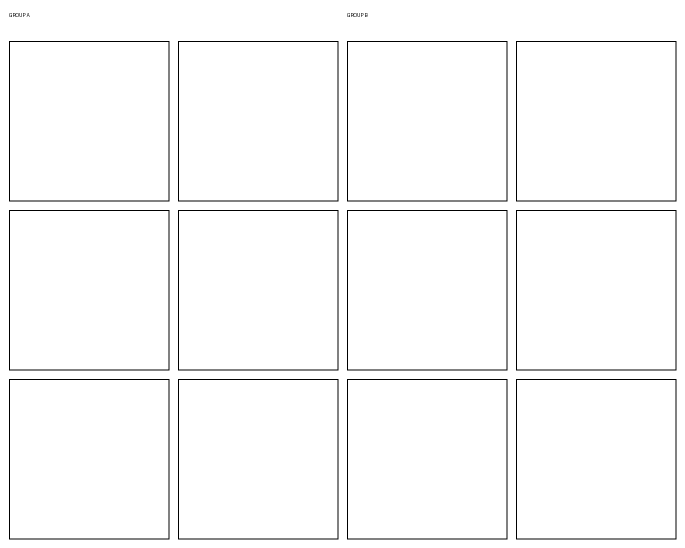
#> input picture data/bongard_template.png, 1370 x 1096 px (shown at 1/2 size)
$ python -i live.py   (imports and definitions only)
#> lines starting #> are read from the running program, lines starting #| are printed output that depends on the picture; after the words box and inside, x2 and y2 are one past the last pixel; in counts of white or black regions, pixels touching at a corner belong together
### src/vision/page_rectification.py
import cv2
import numpy as np
from PIL import Image, ImageOps


# [20 lines left out: functions load_image, _order, not called in this run]


def rectify_page(image, corners=None):
    """Rectify a visible page boundary; explicit corners override detection.

    Returns (RGB image, applied). Arbitrary page/marker detection is not promised.
    """
    if corners is None:
        gray = cv2.cvtColor(image, cv2.COLOR_RGB2GRAY)
        edge = cv2.Canny(cv2.GaussianBlur(gray, (5, 5), 0), 50, 150)
        contours, _ = cv2.findContours(edge, cv2.RETR_EXTERNAL, cv2.CHAIN_APPROX_SIMPLE)
        area = image.shape[0]*image.shape[1]
        for contour in sorted(contours, key=cv2.contourArea, reverse=True):
            approx = cv2.approxPolyDP(contour, .025*cv2.arcLength(contour, True), True)
            if len(approx) == 4 and cv2.isContourConvex(approx) and cv2.contourArea(approx) > .55*area:
                corners = approx.reshape(4, 2)
                break
    if corners is None: return image, False
    points = _order(corners)
    if not cv2.isContourConvex(points.reshape(4, 1, 2)) or cv2.contourArea(points) < 100:
        raise ValueError("Page corners must define a nondegenerate convex quadrilateral")
    h, w = image.shape[:2]
    if np.any(points < 0) or np.any(points[:, 0] >= w) or np.any(points[:, 1] >= h):
        raise ValueError("Page corners lie outside the image")
    tl, tr, br, bl = points
    width = int(max(np.linalg.norm(tr-tl), np.linalg.norm(br-bl)))
    height = int(max(np.linalg.norm(bl-tl), np.linalg.norm(br-tr)))
    target = np.float32([[0, 0], [width-1, 0], [width-1, height-1], [0, height-1]])
    transform = cv2.getPerspectiveTransform(points, target)
    return cv2.warpPerspective(image, transform, (width, height), borderValue=(255, 255, 255)), True

### src/vision/panel_detection.py
from dataclasses import dataclass
import cv2
import numpy as np


@dataclass
class Panel:
    image: np.ndarray
    label: bool
    box: tuple[int, int, int, int]
    corners: tuple = ()
    inferred: bool = False


def detect_panels(image, divider=None, expected_per_group=6):
    if image.ndim != 3 or image.shape[2] != 3 or image.dtype != np.uint8 or min(image.shape[:2]) < 24:
        raise ValueError("Use an RGB page at least 24 pixels on each side")
    h, w = image.shape[:2]
    divider = w/2 if divider is None else divider
    if not 0 < divider < w: raise ValueError("Divider must lie inside the page")
    gray = cv2.cvtColor(image, cv2.COLOR_RGB2GRAY)
    mask = cv2.adaptiveThreshold(gray, 255, cv2.ADAPTIVE_THRESH_GAUSSIAN_C, cv2.THRESH_BINARY_INV, 31, 9)
    contours, _ = cv2.findContours(mask, cv2.RETR_LIST, cv2.CHAIN_APPROX_SIMPLE)
    boxes = []
    for contour in contours:
        area = cv2.contourArea(contour)
        if not .005*w*h < area < .24*w*h: continue
        approx = cv2.approxPolyDP(contour, .018*cv2.arcLength(contour, True), True)
        x, y, cw, ch = cv2.boundingRect(contour)
        if len(approx) == 4 and cv2.isContourConvex(approx) and .55 < cw/ch < 1.8 and area/(cw*ch) > .70 and min(cw, ch) >= 28:
            boxes.append(((x, y, cw, ch), approx.reshape(4, 2)))
    # Outer/inner borders describe one cell; keep the larger one.
    kept = []
    for box, corners in sorted(boxes, key=lambda b: -b[0][2]*b[0][3]):
        x, y, cw, ch = box
        if any(cv2.pointPolygonTest(q.astype(np.float32), (x+cw/2, y+ch/2), False) >= 0
               for _, q in kept): continue
        kept.append((box, corners))
    panels = []
    # Cluster row centers by cell scale rather than arbitrary page-height bins.
    for label in (True, False):
        group = [(box, q) for box, q in kept if (box[0]+box[2]/2 < divider) == label]
        rows = []
        for item in sorted(group, key=lambda item: item[0][1]+item[0][3]/2):
            box, q = item
            cy = box[1]+box[3]/2
            if not rows or cy-np.mean([b[1]+b[3]/2 for b, _ in rows[-1]]) > .45*box[3]:
                rows.append([])
            rows[-1].append(item)
        for row in rows:
            for (x, y, cw, ch), corners in sorted(row, key=lambda item: item[0][0]):
                from .page_rectification import rectify_page
                edges = np.roll(corners,-1,axis=0)-corners
                axial = np.all(np.min(np.abs(edges),axis=1)/np.maximum(1,np.linalg.norm(edges,axis=1)) < .09)
                crop = image[y:y+ch,x:x+cw] if axial else rectify_page(image,corners)[0]
                inset = max(5, round(.035*min(crop.shape[:2])))
                crop = crop[inset:-inset, inset:-inset].copy()
                panels.append(Panel(crop, label, (x, y, cw, ch), tuple(map(tuple, corners.tolist()))))
    counts = [sum(p.label == label for p in panels) for label in (True, False)]
    # A single broken/missing border can be recovered from eleven observed
    # cells in a consistent 2×3 layout. Never invent an entire unobserved grid.
    if sorted(counts) == [5,6] and expected_per_group in (None,6):
        complete_label = counts[0] == 6
        complete = [p for p in panels if p.label == complete_label]
        partial = [p for p in panels if p.label != complete_label]
        widths = np.array([p.box[2] for p in panels])
        heights = np.array([p.box[3] for p in panels])
        mw,mh = float(np.median(widths)),float(np.median(heights))
        if widths.std()/mw < .08 and heights.std()/mh < .08:
            ys = sorted([p.box[1] for p in complete])
            rows = [float(np.mean(ys[i:i+2])) for i in (0,2,4)]
            xs = sorted([p.box[0] for p in partial])
            gaps = np.diff(xs)
            split = int(np.argmax(gaps))+1
            cols = [float(np.median(xs[:split])),float(np.median(xs[split:]))]
            regular = (min(np.diff(rows)) > .8*mh and cols[1]-cols[0] > .8*mw
                       and all(min(abs(p.box[1]-y) for y in rows) < .08*mh for p in partial)
                       and all(min(abs(p.box[0]-x) for x in cols) < .08*mw for p in partial))
            missing = [(round(x),round(y)) for y in rows for x in cols
                       if not any(abs(p.box[0]-x)<.1*mw and abs(p.box[1]-y)<.1*mh for p in partial)]
            if regular and len(missing)==1:
                x,y = missing[0]
                cw,ch = round(mw),round(mh)
                inset = max(5,round(.035*min(cw,ch)))
                if x>=0 and y>=0 and x+cw<=w and y+ch<=h:
                    panels.append(Panel(image[y+inset:y+ch-inset,x+inset:x+cw-inset].copy(),not complete_label,
                                        (x,y,cw,ch),(),True))
                    panels.sort(key=lambda p:(not p.label,round(p.box[1]/mh),p.box[0]))
                    counts = [6,6]
    expected = expected_per_group
    valid = counts == [expected, expected] if expected is not None else counts[0] == counts[1] and 2 <= counts[0] <= 20
    if not valid:
        wanted = f"{expected} each" if expected is not None else "equal groups of 2–20 framed panels"
        raise ValueError(f"Detected {counts[0]} positive and {counts[1]} negative panels; need {wanted}. Keep all panel borders visible and the positive group on the left. Adjust the page divider if needed.")
    return panels


def panel_overlay(image, panels):
    out = image.copy()
    counts = {True: 0, False: 0}
    for p in panels:
        x, y, w, h = p.box
        color = (0, 47, 167)
        counts[p.label] += 1
        cv2.rectangle(out, (x, y), (x+w, y+h), color, 3)
        cv2.putText(out, f"{'A' if p.label else 'B'}{counts[p.label]:02d}", (x+8, y+22), cv2.FONT_HERSHEY_SIMPLEX, .55, color, 2)
    return out


def split_problem_page(image, *, divider=.5, expected_per_group=None, rectify=True):
    """Shared upload/camera path. Return the corrected page and checked crops."""
    from .page_rectification import rectify_page
    if not 0 < divider < 1:
        raise ValueError("Page divider must be between zero and one")
    page, applied = rectify_page(image) if rectify else (image, False)
    panels = detect_panels(page, divider=page.shape[1]*divider, expected_per_group=expected_per_group)
    return page, panels, {"rectified": applied, "positive": sum(p.label for p in panels),
                          "negative": sum(not p.label for p in panels), "inferred_panels":sum(p.inferred for p in panels),
                          "method": "observed_panel_frames_with_one_grid_repair" if any(p.inferred for p in panels) else "observed_panel_frames"}

### src/vision/live.py
"""Local camera state machine: detect, stabilize, infer off-thread, verify, draw.

No Streamlit calls run on media threads. Changed/lost pages invalidate old
results, including late worker completions. Only one inference job is queued.
"""
from concurrent.futures import ThreadPoolExecutor
from threading import RLock
from time import monotonic
import textwrap

import cv2
import numpy as np

from .panel_detection import split_problem_page, panel_overlay


# [17 lines left out: function analyze_live_panels, not called in this run]


class LivePageEngine:
    def __init__(self, *, analyzer=analyze_live_panels, interval=.45, stable_samples=3, executor=None):
        self.lock = RLock()
        self.executor = executor or ThreadPoolExecutor(max_workers=1,thread_name_prefix="bongard-live")
        self.analyzer, self.interval, self.stable_samples = analyzer,interval,stable_samples
        self.epoch = 0
        self.pending = None
        self.pending_epoch = None
        self.result = None
        self.signature = None
        self.samples = 0
        self.last_sample = -float("inf")
        self.page = None
        self.panels = []
        self.attempted = False
        self.attempt_count = 0
        self.last_attempt = -float("inf")
        self.message = "Point the camera at the whole problem. Positives left; negatives right."

    # [10 lines left out: function reset, not called in this run]

    def close(self):
        self.reset()
        self.executor.shutdown(wait=False,cancel_futures=True)

    # [4 lines left out: function snapshot, not called in this run]

    @staticmethod
    def _signature(panels):
        # Each crop is normalized separately: camera translation and page-scale
        # changes do not cause repeated fitting. Thresholded ink rejects lighting noise.
        signatures = []
        for panel in panels:
            gray = cv2.cvtColor(cv2.resize(panel.image,(48,48)),cv2.COLOR_RGB2GRAY)
            signatures.append(cv2.threshold(gray,0,255,cv2.THRESH_BINARY_INV+cv2.THRESH_OTSU)[1] > 0)
        return np.stack(signatures)

    @staticmethod
    def _changed(a,b):
        if a is None or a.shape != b.shape:
            return True
        # Normalize by ink, not the mostly-white page: otherwise a completely
        # different sparse drawing could retain the previous page's rule.
        kernel = np.ones((3,3),np.uint8)
        dilated_a = np.stack([cv2.dilate(v.astype(np.uint8),kernel)>0 for v in a])
        dilated_b = np.stack([cv2.dilate(v.astype(np.uint8),kernel)>0 for v in b])
        unmatched = np.count_nonzero(a & ~dilated_b)+np.count_nonzero(b & ~dilated_a)
        return unmatched/max(1,np.count_nonzero(a)+np.count_nonzero(b)) > .12

    def process(self, image, *, now=None):
        now = monotonic() if now is None else now
        with self.lock:
            if now-self.last_sample >= self.interval:
                self.last_sample = now
                try:
                    page, panels, diagnostic = split_problem_page(image)
                    signature = self._signature(panels)
                    changed = self._changed(self.signature,signature)
                    if changed:
                        self.epoch += 1
                        self.result = None
                        self.attempted = False
                        self.attempt_count = 0
                        self.signature = signature
                        self.samples = 1
                    else:
                        self.samples += 1
                    self.page, self.panels = page,panels
                    self.message = f"Detected {diagnostic['positive']} positive / {diagnostic['negative']} negative panels. Hold still."
                except (ValueError,cv2.error) as error:
                    self.epoch += 1
                    self.signature = self.result = self.page = None
                    self.samples = 0
                    self.panels = []
                    self.attempted = False
                    self.attempt_count = 0
                    self.message = str(error)
            if self.pending is not None and self.pending.done():
                try:
                    result = self.pending.result()
                    if self.pending_epoch == self.epoch:
                        self.result = result
                except Exception as error:
                    if self.pending_epoch == self.epoch:
                        self.message = "Local analysis failed: "+str(error)
                finally:
                    self.pending = None
            failed_reading = (self.result is not None and not self.result.get("structural_attempt",{}).get("accepted",False))
            retry = failed_reading and self.attempt_count < 3 and now-self.last_attempt >= 2.
            if self.panels and self.samples >= self.stable_samples and (not self.attempted or retry) and self.pending is None:
                self.pending_epoch = self.epoch
                self.pending = self.executor.submit(self.analyzer,tuple(self.panels))
                self.attempted = True
                self.attempt_count += 1
                self.last_attempt = now
            if self.result is not None:
                self.message = self.result["message"]
            elif self.pending is not None and self.pending_epoch == self.epoch:
                self.message = "Checking a stable page locally..."
            return self._render(image)

    def _render(self, frame):
        top = panel_overlay(self.page,self.panels) if self.page is not None else frame.copy()
        if max(top.shape[:2]) > 1280:
            h,w = top.shape[:2]
            top = cv2.resize(top,(round(w*1280/max(h,w)),round(h*1280/max(h,w))))
        # The evidence and generated pair are part of the returned live video.
        width = max(640,top.shape[1])
        output = np.full((top.shape[0]+250,width,3),255,np.uint8)
        output[:top.shape[0],:top.shape[1]] = top
        y = top.shape[0]+22
        for line in textwrap.wrap(self.message,max(40,width//9))[:2]:
            cv2.putText(output,line,(10,y),cv2.FONT_HERSHEY_SIMPLEX,.46,(0,0,0),1,cv2.LINE_AA)
            y += 19
        if self.result is not None:
            examples = self.result.get("examples",[])
            for i,example in enumerate(examples):
                x = 12+i*(width//2)
                thumb = cv2.resize(example.image,(160,160))
                output[y+22:y+182,x:x+160] = thumb
                label = "A / new positive" if example.label else "B / new negative"
                cv2.putText(output,label,(x,y+15),cv2.FONT_HERSHEY_SIMPLEX,.45,(0,47,167),1,cv2.LINE_AA)
            if not examples:
                cv2.putText(output,"Checked example generation unavailable",(12,y+30),cv2.FONT_HERSHEY_SIMPLEX,.45,(0,0,0),1)
        return output

>>> import cv2
>>> picture = cv2.cvtColor(cv2.imread('../../data/bongard_template.png'), cv2.COLOR_BGR2RGB)
#> picture is the input picture: shape (1096, 1370, 3); min 0, max 255, mean 249.8
>>> result = LivePageEngine().process(picture)
#> in rectify_page, `edge = cv2.Canny(cv2.GaussianBlur(gray, (5, 5), 0), 50, 150)`:
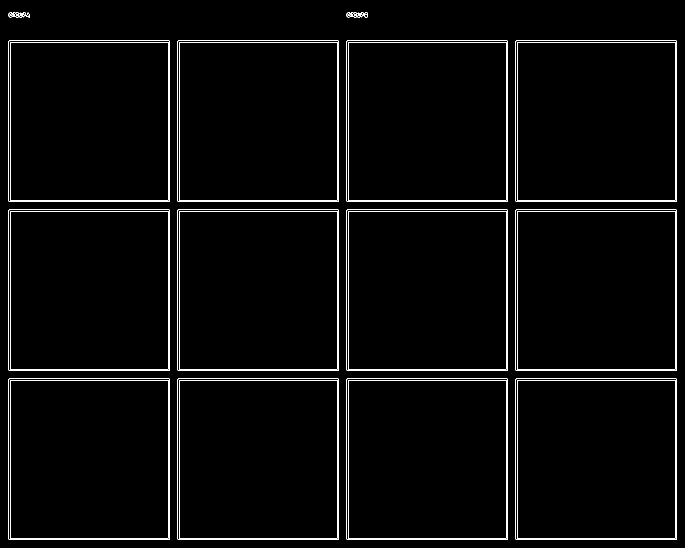
#> edge: shape (1096, 1370) (shown at 1/2 size); 2.1% white in thin lines or dots
#> in rectify_page, `contours, _ = cv2.findContours(edge, cv2.RETR_EXTERNAL, cv2.CHAIN_APPR..`: contours = 16 contours; largest, box (x1, y1, x2, y2) and area: (1031, 757, 1354, 1080) 103682, (693, 757, 1016, 1080) 103682, (355, 757, 678, 1080) 103682, (17, 757, 340, 1080) 103682, (1031, 419, 1354, 742) 103682
#> the loop in rectify_page, `for contour in sorted(contours, key=cv2.contourArea, reverse=True):` made 16 passes
#> approx on passes 1 to 8: [[1032, 757], [1031, 1078], [1352, 1079], [1353, 758]], [[694, 757], [693, 1078], [1014, 1079], [1015, 758]], [[356, 757], [355, 1078], [676, 1079], [677, 758]], [[18, 757], [17, 1078], [338, 1079], [339, 758]], [[1032, 419], [1031, 740], [1352, 741], [1353, 420]], [[694, 419], [693, 740], [1014, 741], [1015, 420]], [[356, 419], [355, 740], [676, 741], [677, 420]], [[18, 419], [17, 740], [338, 741], [339, 420]]
#> in split_problem_page, `page, applied = rectify_page(image) if rectify else (image, False)`: applied = False
#> in detect_panels, `mask = cv2.adaptiveThreshold(gray, 255, cv2.ADAPTIVE_THRESH_GAUSSIAN_C..`:
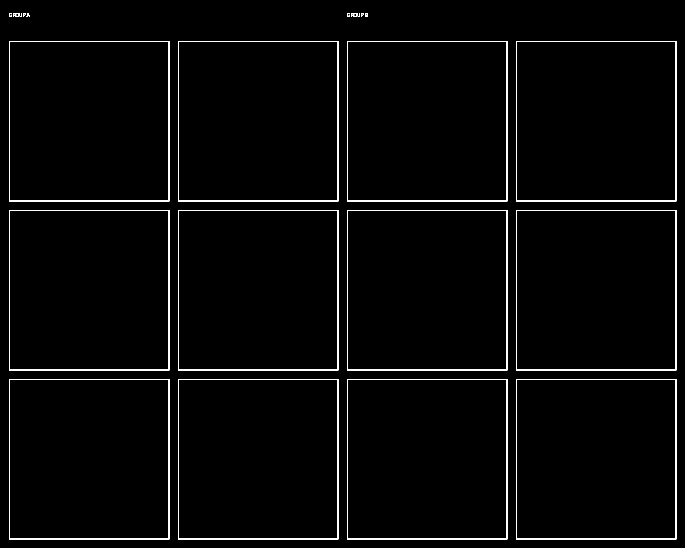
#> mask: shape (1096, 1370) (shown at 1/2 size); 2.1% white in thin lines or dots
#> in detect_panels, `contours, _ = cv2.findContours(mask, cv2.RETR_LIST, cv2.CHAIN_APPROX_S..`: contours = 45 contours, 16 with area under 20; largest, box (x1, y1, x2, y2) and area: (1032, 758, 1353, 1079) 102400, (694, 758, 1015, 1079) 102400, (356, 758, 677, 1079) 102400, (18, 758, 339, 1079) 102400, (1032, 420, 1353, 741) 102400
#> the loop in detect_panels, `for contour in contours:` made 45 passes
#> (area, approx, x, y, cw, ch) on passes 1 to 5: (101122, [[1033, 760], [1350, 759], [1351, 1076], [1034, 1077]], 1033, 759, 319, 319), (101122, [[695, 760], [1012, 759], [1013, 1076], [696, 1077]], 695, 759, 319, 319), (101122, [[357, 760], [674, 759], [675, 1076], [358, 1077]], 357, 759, 319, 319), (101122, [[19, 760], [336, 759], [337, 1076], [20, 1077]], 19, 759, 319, 319), (102400, [[1032, 758], [1032, 1078], [1352, 1078], [1352, 758]], 1032, 758, 321, 321)
#> after the loop in detect_panels, `for contour in contours:`: boxes = 24 items
#> the loop in detect_panels, `for box, corners in sorted(boxes, key=lambda b: -b[0][2]*b[0][3]):` made 24 passes
#> (corners, x, y, cw, ch) on passes 1 to 5: ([[1032, 758], [1032, 1078], [1352, 1078], [1352, 758]], 1032, 758, 321, 321), ([[694, 758], [694, 1078], [1014, 1078], [1014, 758]], 694, 758, 321, 321), ([[356, 758], [356, 1078], [676, 1078], [676, 758]], 356, 758, 321, 321), ([[18, 758], [18, 1078], [338, 1078], [338, 758]], 18, 758, 321, 321), ([[1032, 420], [1032, 740], [1352, 740], [1352, 420]], 1032, 420, 321, 321)
#> after the loop in detect_panels, `for box, corners in sorted(boxes, key=lambda b: -b[0][2]*b[0][3]):`: kept = 12 items
#> in detect_panels, `counts = [sum(p.label == label for p in panels) for label in (True, Fa..`: counts = [6, 6]
#> in detect_panels, `valid = counts == [expected, expected] if expected is not None else co..`: valid = True
#> in split_problem_page, `panels = detect_panels(page, divider=page.shape[1]*divider, expected_p..`: panels = 12 items
#> in process, `page, panels, diagnostic = split_problem_page(image)`: diagnostic = {'rectified': False, 'positive': 6, 'negative': 6, 'inferred_panels': 0, 'method': 'observed_panel_frames'}
#> the loop in _signature, `for panel in panels:` made 12 passes
#> after the loop in _signature, `for panel in panels:`: signatures = 12 items
#> in process, `changed = self._changed(self.signature,signature)`: changed = True
#> the loop in panel_overlay, `for p in panels:` made 12 passes
#> (x, y) on passes 1 to 8: (18, 82), (356, 82), (18, 420), (356, 420), (18, 758), (356, 758), (694, 82), (1032, 82)
#> after the loop in panel_overlay, `for p in panels:`:
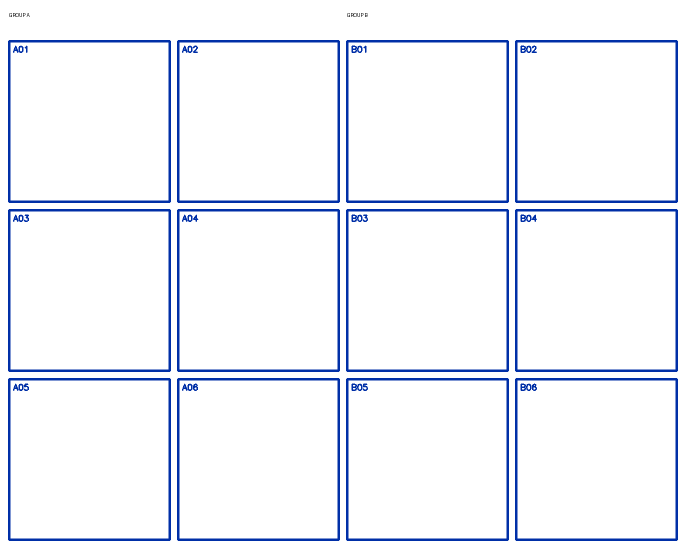
#> out: shape (1096, 1370, 3) (shown at 1/2 size); 5.35% of pixels changed, all inside (x1, y1, x2, y2) = (16, 80, 1356, 1082)
#> after the loop in panel_overlay, `for p in panels:`: counts = {True: 6, False: 6}
#> in _render, `top = cv2.resize(top,(round(w*1280/max(h,w)),round(h*1280/max(h,w))))`:
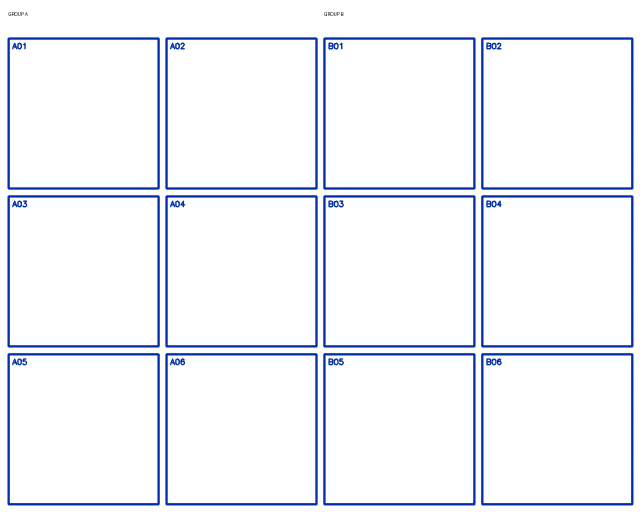
#> top: shape (1024, 1280, 3) (shown at 1/2 size); mean R, G, B 241.4, 243.9, 250.3
#> in _render, `output[:top.shape[0],:top.shape[1]] = top`:
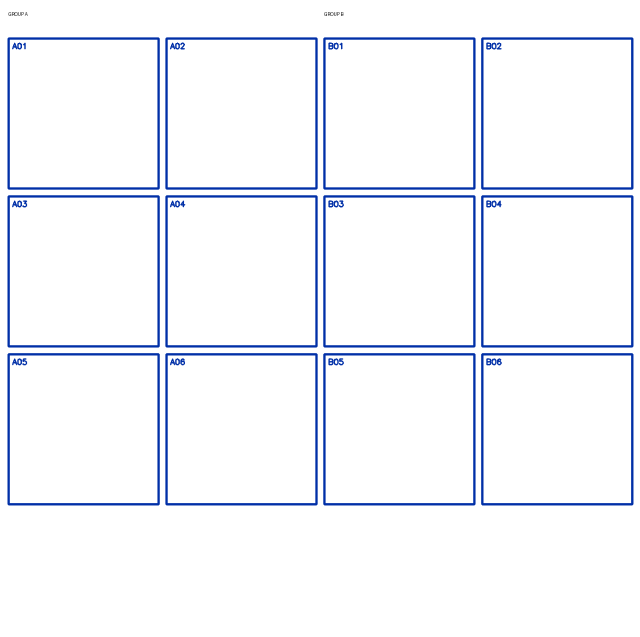
#> output: shape (1274, 1280, 3) (shown at 1/2 size); mean R, G, B 244, 246, 251.2
#> the loop in _render, `for line in textwrap.wrap(self.message,max(40,width//9))[:2]:` made 1 pass
#> y on pass 1: 1065
#> after the loop in _render, `for line in textwrap.wrap(self.message,max(40,width//9))[:2]:`:
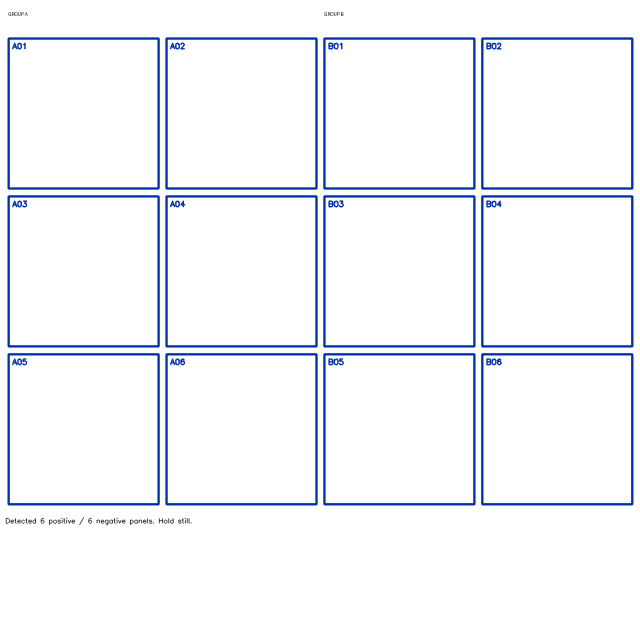
#> output: shape (1274, 1280, 3) (shown at 1/2 size); 0.14% of pixels changed, all inside (x1, y1, x2, y2) = (11, 1034, 385, 1051)
#> after the loop in _render, `for line in textwrap.wrap(self.message,max(40,width//9))[:2]:`: y = 1065
